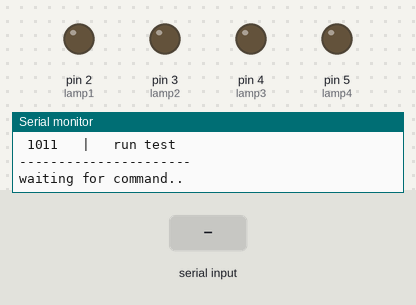
The sketch below on a simulated Arduino Uno, built with avr-gcc and run on an emulated ATmega328P. On the bench: output pins drawn as LEDs (lit = HIGH), the last lines printed to the serial monitor. The test bench sets the inputs (shaded band).

Above: at 1.5 s.
1.6 s: "11\n" received over Serial
At 5.3 s:
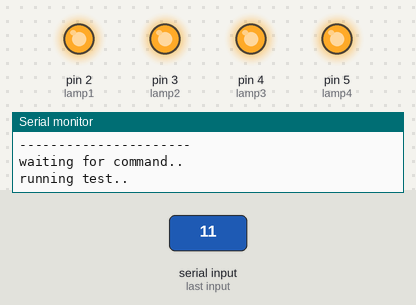
12.1 s: "5\n" received over Serial
At 13.8 s:
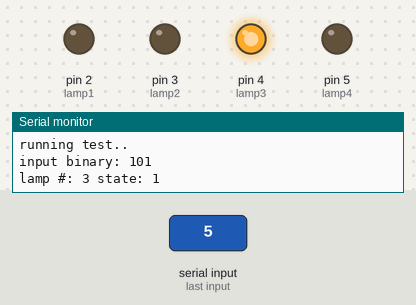
14.1 s: "11\n" received over Serial
At 15.7 s:
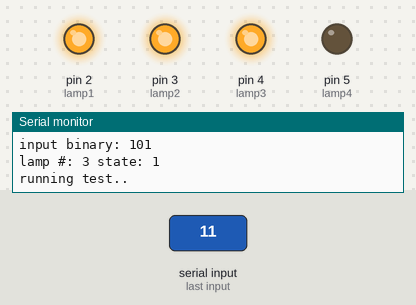
Timing chart, 0 to 24.6 s (numbered marks = the images above; inputs shaded):
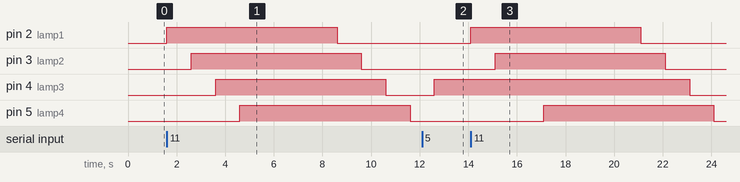

The sketch:

ArduinoLampControl.ino
```cpp
// Config Arduino Pins

int lamp1 = 2;
int lamp2 = 3;
int lamp3 = 4;
int lamp4 = 5;

#define PIN_START 2

void setup() {

    pinMode(lamp1, OUTPUT);
    pinMode(lamp2, OUTPUT);
    pinMode(lamp3, OUTPUT);
    pinMode(lamp4, OUTPUT);

    // initialize the serial communication:
    Serial.begin(9600);

    printHelp();

}

void loop() {

    while (Serial.available() > 0) {

        // look for the next valid integer in the incoming serial stream:
        int input = Serial.parseInt();

        // look for the newline. That's the end of your
        // sentence:
        if (Serial.read() == '\n') {

            int lamp = input >> 1;  // lamp bits
            int state = input & B001; // mask for lamp bit state

            configLamp(lamp+PIN_START,state);

            if(input==8)allOn();
            if(input==9)allOff();
            if(input==10)printHelp();
            if(input==11)runTest();

            if(input<8&&input>=0)printOutput(input,lamp,state);

        }
    }
}

void printOutput(int input,int lamp,int state){

    Serial.print("input binary: ");
    Serial.println(input, BIN);

    Serial.print("lamp #: ");
    Serial.print(lamp+1, DEC);

    Serial.print(" state: ");
    Serial.println(state, BIN);
}

void printHelp(){
    Serial.println("Reflectores control 1.0");
    Serial.println("");
    Serial.println("Control Table");
    Serial.println("----------------------");
    Serial.println(" 000    |   Lamp1 off");
    Serial.println(" 001    |   Lamp1 on");
    Serial.println(" 010    |   Lamp2 off");
    Serial.println(" 011    |   Lamp2 on");
    Serial.println(" 100    |   Lamp3 off");
    Serial.println(" 101    |   Lamp3 on");
    Serial.println(" 110    |   Lamp4 off");
    Serial.println(" 111    |   Lamp4 on");
    Serial.println(" 1000   |   all on");
    Serial.println(" 1001   |   all off");
    Serial.println(" 1010   |   print help");
    Serial.println(" 1011   |   run test");
    Serial.println("----------------------");
    Serial.println("");
    Serial.println("waiting for command..");
    Serial.println("");
}

void runTest(){

    Serial.println("running test..");
    startLamp(lamp1); delay(1000);
    startLamp(lamp2); delay(1000);
    startLamp(lamp3); delay(1000);
    startLamp(lamp4); delay(1000);

    delay(3000);

    stopLamp(lamp1); delay(1000);
    stopLamp(lamp2); delay(1000);
    stopLamp(lamp3); delay(1000);
    stopLamp(lamp4); delay(1000);
}

void configLamp(int lamp,int state){
    digitalWrite(lamp,state);
}

void allOn(){
    Serial.println("start all lamps..");
    startLamp(lamp1); startLamp(lamp2);
    startLamp(lamp3); startLamp(lamp4);
}

void allOff(){
    Serial.println("stop all lamps..");
    stopLamp(lamp1); stopLamp(lamp2);
    stopLamp(lamp3); stopLamp(lamp4);
}

void startLamp(int lamp){
    digitalWrite(lamp,HIGH);
}

void stopLamp(int lamp){
    digitalWrite(lamp,LOW);
}
```

Measured:
- after the input at 1.6 s, pin 2 (lamp1): LOW → HIGH at once, → LOW 7.0 s later; pin 3 (lamp2): LOW → HIGH after 1.0 s, → LOW 7.0 s later; pin 4 (lamp3): LOW → HIGH after 2.0 s, → LOW 7.0 s later; pin 5 (lamp4): LOW → HIGH after 3.0 s, → LOW 7.0 s later
- after the input at 12.1 s, pin 4 (lamp3): LOW → HIGH after 0.50 s
- after the input at 14.1 s, pin 2 (lamp1): LOW → HIGH at once, → LOW 7.0 s later; pin 3 (lamp2): LOW → HIGH after 1.0 s, → LOW 7.0 s later; pin 4 (lamp3): HIGH → LOW after 9.0 s; pin 5 (lamp4): LOW → HIGH after 3.0 s, → LOW 7.0 s later
